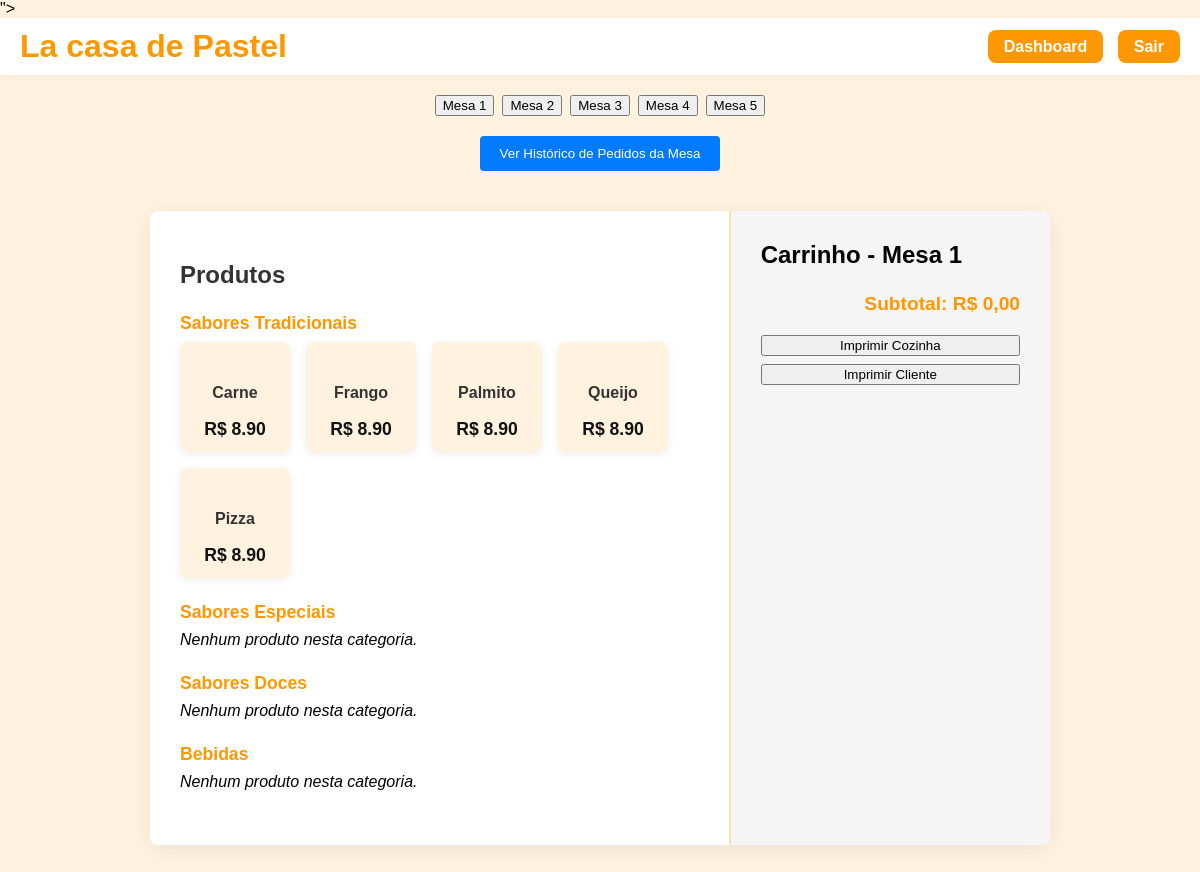
Page / (signed in) on the earlier database version.
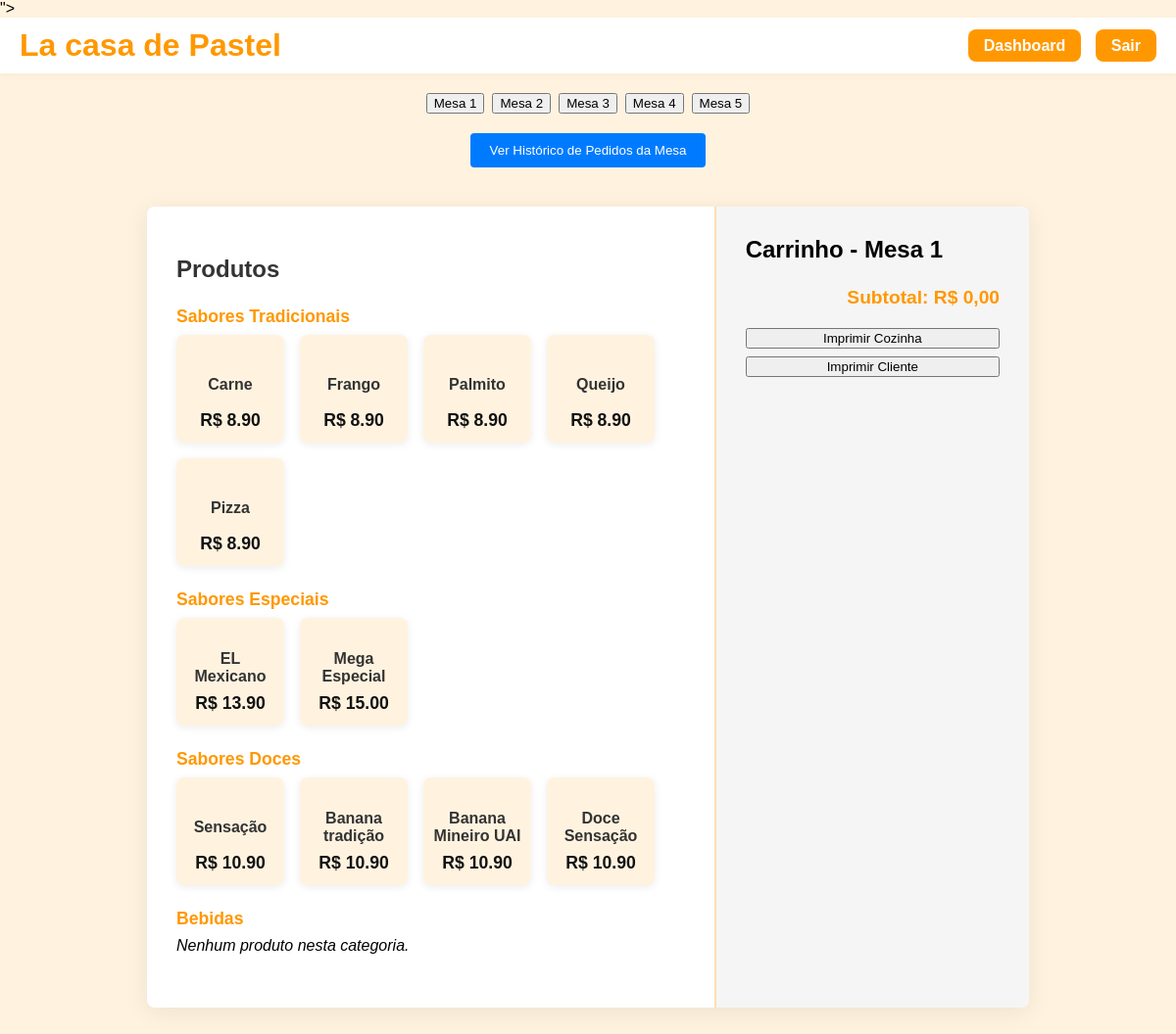
Same page on the later database version.
### pos/models.py (models this page shows, shortened)
class Product(models.Model):
    name = models.CharField(max_length=100)
    price = models.DecimalField(max_digits=6, decimal_places=2)
    category = models.CharField(max_length=50) # e.g., 'tradicional', 'especial', 'acompanhamento'

### pos/views.py (the view)
# urls.py: path('', views.index, name='pos-index'),
@login_required # Protect the POS page
def index(request):
    categories = [
        ('tradicional', 'Sabores Tradicionais'),
        ('acompanhamento', 'Acompanhamentos'),
        ('especial', 'Sabores Especiais'),
        ('doce', 'Sabores Doces'),
        ('bebida', 'Bebidas'),
    ]
    products_by_category = {
        key: Product.objects.filter(category=key)
        for key, _ in categories
    }
    return render(request, 'pos/index.html', {
        'products_by_category': products_by_category,
        'categories': categories,
    })

### pos/templatetags/dict_extras.py (called while the page is built)
@register.filter
def get_item(dictionary, key):
    return dictionary.get(key)

### pos/templates/pos/index.html (shortened to what this page needs)
{% load static %}
{% load dict_extras %}
<!DOCTYPE html>
<html>
<head>
    <link rel="stylesheet" href="{% static 'pos/style.css' %}">
</head>
<body>
    <header style="display: flex; justify-content: space-between; align-items: center; padding: 10px 20px; background: #fff; box-shadow: 0 2px 8px rgba(0,0,0,0.04);">
        <h1 style="color:#ff9800; margin: 0;">La casa de Pastel</h1>
        <div>
            <a href="{% url 'dashboard' %}" class="header-btn">Dashboard</a>
            <a href="{% url 'logout' %}" class="header-btn">Sair</a>
        </div>
    </header>
    <div id="table-tabs" style="display: flex; gap: 8px; margin-bottom: 20px; justify-content:center; margin-top: 20px;">
    </div>
    <div style="text-align: center; margin-bottom: 20px;">
        <button id="view-history-btn" style="padding: 10px 20px; background-color: #007bff; color: white; border: none; border-radius: 4px; cursor: pointer;">Ver Histórico de Pedidos da Mesa</button>
    </div>
    <div class="container">
        <div class="products">
            <h2 style="color:#333;margin-bottom:16px;">Produtos</h2>
            {% for key, label in categories %}
                <h3 {% if key == 'acompanhamento' %}id="acompanhamento-category-title" style="display: none;"{% endif %}>{{ label }}</h3>
                <div class="product-grid" {% if key == 'acompanhamento' %}id="acompanhamento-category" style="display: none;"{% endif %}>
                    {% for product in products_by_category|get_item:key %}
                        <button class="product-btn" onclick="addToCart('{{ product.id }}', '{{ product.name }}', '{{ product.price }}', '{{ product.category }}')">
                            <span class="product-name">{{ product.name }}</span>
                            <span class="product-price">R$ {{ product.price }}</span>
                        </button>
                    {% empty %}
                        <span><em>Nenhum produto nesta categoria.</em></span>
                    {% endfor %}
                </div>
            {% endfor %}
        </div>
        <div class="cart">
            <h2>Carrinho - Mesa <span id="current-table-num"></span></h2>
            <div class="subtotal" id="subtotal">Subtotal: R$ 0,00</div>
            <button id="kitchen-btn" style="width:100%;margin-top:20px;">Imprimir Cozinha</button>
            <button id="client-btn" style="width:100%;margin-top:8px;">Imprimir Cliente</button>
        </div>
    </div>
</body>
</html>

### pos/static/pos/style.css (style rules this page uses)
:root { --primary-color: #ff9800; --secondary-color: #fff3e0; --cart-bg: #f5f5f5; --border-radius: 8px; --transition-speed: 0.3s; }
body { font-family: Arial, sans-serif; background: var(--secondary-color); margin: 0; padding: 0; }
.container { display: flex; margin: 40px auto; max-width: 900px; box-shadow: 0 4px 24px rgba(0,0,0,0.08); border-radius: var(--border-radius); overflow: hidden; background: #fff; }
.products, .cart { padding: 30px; }
.products { flex: 2; }
.product-grid { display: flex; flex-wrap: wrap; gap: 16px; margin-bottom: 24px; }
.product-btn { width: 110px; height: 110px; background: var(--secondary-color); border-radius: var(--border-radius); display: flex; flex-direction: column; align-items: center; justify-content: center; box-shadow: 0 2px 8px rgba(0,0,0,0.08); transition: background var(--transition-speed), box-shadow var(--transition-speed), transform var(--transition-speed); text-align: center; border: none; font-size: 1em; font-weight: bold; cursor: pointer; color: #333; margin: 0; position: relative; padding: 12px 8px; }
.product-name { margin-bottom: 8px; font-size: 1em; font-weight: bold; }
.product-price { color: #111; font-size: 1.1em; position: absolute; bottom: 12px; left: 0; width: 100%; text-align: center; font-weight: bold; }
.cart { flex: 1; border-left: 2px solid #ffe0b2; background: var(--cart-bg); border-radius: 0 var(--border-radius) var(--border-radius) 0; }
.cart h2 { margin-top: 0; }
.subtotal { font-weight: bold; margin-top: 24px; font-size: 1.2em; color: var(--primary-color); text-align: right; transition: color var(--transition-speed); }
.products h3 { margin-top: 24px; margin-bottom: 8px; color: #ff9800; font-size: 1.1em; font-weight: bold; }
h1 { color: #ff9800; margin-bottom: 24px; }
.header-btn { background: var(--primary-color); color: #fff; padding: 8px 16px; border-radius: var(--border-radius); text-decoration: none; font-weight: bold; transition: background var(--transition-speed); margin-left: 10px; }

Differences in the rows shown:
added Product: name "EL Mexicano", price "13.90", shown under "Sabores Especiais"
added Product: name "Mega Especial", price "15.00", shown under "Sabores Especiais"
added Product: name "Sensação", price "10.90", shown under "Sabores Doces"
added Product: name "Banana tradição", price "10.90", shown under "Sabores Doces"
added Product: name "Banana Mineiro UAI", price "10.90", shown under "Sabores Doces"
added Product: name "Doce Sensação", price "10.90", shown under "Sabores Doces"
Other differences:
list line gone: "Nenhum produto nesta categoria."
